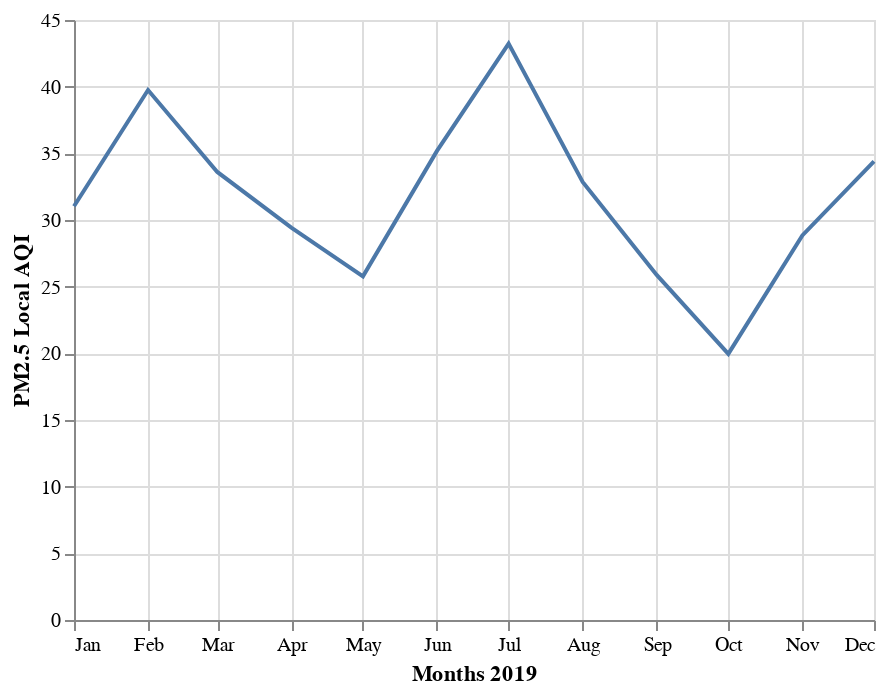

Here is the notebook cell this chart was saved with:
### Code cell
pm25_local_2019 = pd.read_csv("../../data/final/epa_air_params/pm25_local_2019_avg_df.csv")
alt.Chart(pm25_local_2019).mark_line().encode(
    alt.X("month(date_month):T", title="Months 2019"),
    alt.Y("aqi", title="PM2.5 Local AQI")
)

### Figure 1 — Vega-Lite specification as saved in the notebook (floating-point values rounded to 4 significant figures)
{"config": {"view": {"continuousWidth": 400, "continuousHeight": 300}}, "data": {"name": "data-ce1f4ef402a07c95ed1b62a2d94ba737"}, "mark": "line", "encoding": {"x": {"type": "temporal", "field": "date_month", "timeUnit": "month", "title": "Months 2019"}, "y": {"type": "quantitative", "field": "aqi", "title": "PM2.5 Local AQI"}}, "$schema": "https://vega.github.io/schema/vega-lite/v4.8.1.json", "datasets": {"data-ce1f4ef402a07c95ed1b62a2d94ba737": [{"date_month": "2019-08-01", "aqi": 32.86, "arithmetic_mean": 7.911, "units_of_measure": "Micrograms/cubic meter (LC)", "parameter": "PM2.5 - Local Conditions", "year": 2019, "month": 8}, {"date_month": "2019-04-01", "aqi": 29.43, "arithmetic_mean": 7.071, "units_of_measure": "Micrograms/cubic meter (LC)", "parameter": "PM2.5 - Local Conditions", "year": 2019, "month": 4}, {"date_month": "2019-01-01", "aqi": 31.03, "arithmetic_mean": 7.694, "units_of_measure": "Micrograms/cubic meter (LC)", "parameter": "PM2.5 - Local Conditions", "year": 2019, "month": 1}, {"date_month": "2019-12-01", "aqi": 34.4, "arithmetic_mean": 8.816, "units_of_measure": "Micrograms/cubic meter (LC)", "parameter": "PM2.5 - Local Conditions", "year": 2019, "month": 12}, {"date_month": "2019-03-01", "aqi": 33.61, "arithmetic_mean": 8.158, "units_of_measure": "Micrograms/cubic meter (LC)", "parameter": "PM2.5 - Local Conditions", "year": 2019, "month": 3}, {"date_month": "2019-02-01", "aqi": 39.75, "arithmetic_mean": 10.34, "units_of_measure": "Micrograms/cubic meter (LC)", "parameter": "PM2.5 - Local Conditions", "year": 2019, "month": 2}, {"date_month": "2019-10-01", "aqi": 19.96, "arithmetic_mean": 4.8, "units_of_measure": "Micrograms/cubic meter (LC)", "parameter": "PM2.5 - Local Conditions", "year": 2019, "month": 10}, {"date_month": "2019-09-01", "aqi": 25.88, "arithmetic_mean": 6.248, "units_of_measure": "Micrograms/cubic meter (LC)", "parameter": "PM2.5 - Local Conditions", "year": 2019, "month": 9}, {"date_month": "2019-05-01", "aqi": 25.77, "arithmetic_mean": 6.226, "units_of_measure": "Micrograms/cubic meter (LC)", "parameter": "PM2.5 - Local Conditions", "year": 2019, "month": 5}, {"date_month": "2019-11-01", "aqi": 28.84, "arithmetic_mean": 7.408, "units_of_measure": "Micrograms/cubic meter (LC)", "parameter": "PM2.5 - Local Conditions", "year": 2019, "month": 11}, {"date_month": "2019-06-01", "aqi": 35.18, "arithmetic_mean": 8.594, "units_of_measure": "Micrograms/cubic meter (LC)", "parameter": "PM2.5 - Local Conditions", "year": 2019, "month": 6}, {"date_month": "2019-07-01", "aqi": 43.23, "arithmetic_mean": 10.69, "units_of_measure": "Micrograms/cubic meter (LC)", "parameter": "PM2.5 - Local Conditions", "year": 2019, "month": 7}]}}
